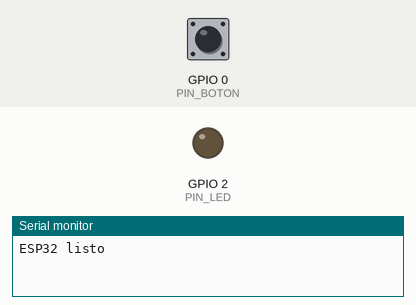
Recording of a sketch running on a simulated ESP32. Parts: output pins drawn as LEDs (lit = HIGH), the last lines printed to the serial monitor. Dashed ring = blinking. The inputs (shaded band) are chosen by the test bench; at power-on: GPIO 0 (PIN_BOTON) HIGH.

Above: at 3.2 s.
3.3 s: GPIO 0 (PIN_BOTON) pulled LOW for 0.15 s
At 3.37 s:
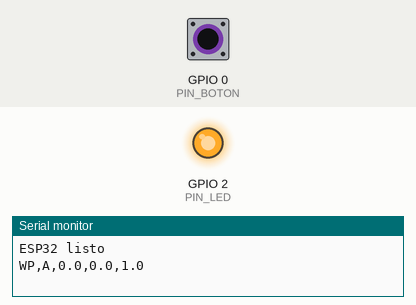
4.9 s: GPIO 0 (PIN_BOTON) pulled LOW for 1 s
At 5.5 s:
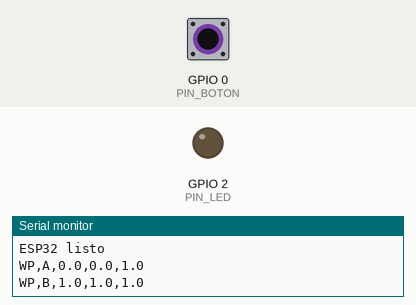
7.4 s: GPIO 0 (PIN_BOTON) pulsed LOW 2 times (0.12 s each, 0.3 s apart)
At 7.47 s:
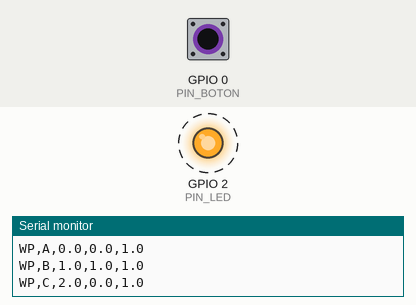
Timing chart, 0 to 10.4 s (numbered marks = the images above; inputs shaded):
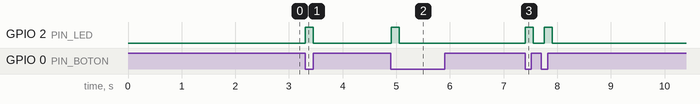

The sketch:

consola_drone.ino
```cpp
// Control ESP32 para práctica real-to-sim con dron
// Envia por serial: WP,<nombre>,<x>,<y>,<z>

const bool MODO_BOTON = true;
const unsigned long INTERVALO_AUTO_MS = 8000;

const int PIN_BOTON = 0;
const int PIN_LED = 2;

struct Punto {
  const char* nombre;
  float x, y, z;
};

Punto puntos[] = {
  {"A", 0.0, 0.0, 1.0},
  {"B", 1.0, 1.0, 1.0},
  {"C", 2.0, 0.0, 1.0},
};
const int N_PUNTOS = sizeof(puntos) / sizeof(puntos[0]);

int indice = 0;
unsigned long ultimoEnvio = 0;

void enviar(const Punto &p) {
  Serial.printf("WP,%s,%.1f,%.1f,%.1f\n", p.nombre, p.x, p.y, p.z);
  digitalWrite(PIN_LED, HIGH);
  delay(150);
  digitalWrite(PIN_LED, LOW);
}

void setup() {
  Serial.begin(115200);
  pinMode(PIN_BOTON, INPUT_PULLUP);
  pinMode(PIN_LED, OUTPUT);
  delay(2000);
  Serial.println("ESP32 listo");
}

void loop() {
  if (MODO_BOTON) {
    if (digitalRead(PIN_BOTON) == LOW) {
      enviar(puntos[indice]);
      indice = (indice + 1) % N_PUNTOS;
      while (digitalRead(PIN_BOTON) == LOW) {
        delay(20);
      }
      delay(200);
    }
  } else if (millis() - ultimoEnvio >= INTERVALO_AUTO_MS) {
    ultimoEnvio = millis();
    enviar(puntos[indice]);
    indice = (indice + 1) % N_PUNTOS;
  }
  delay(10);
}
```

Measured:
- after the input at 3.3 s, GPIO 2 (PIN_LED): LOW → HIGH at once, → LOW 0.15 s later
- after the input at 4.9 s, GPIO 2 (PIN_LED): LOW → HIGH at once, → LOW 0.15 s later
- after the input at 7.4 s, GPIO 2 (PIN_LED): alternates HIGH for 0.15 s and LOW for 0.21 s, 4 changes in all, then stays LOW, starting at once
